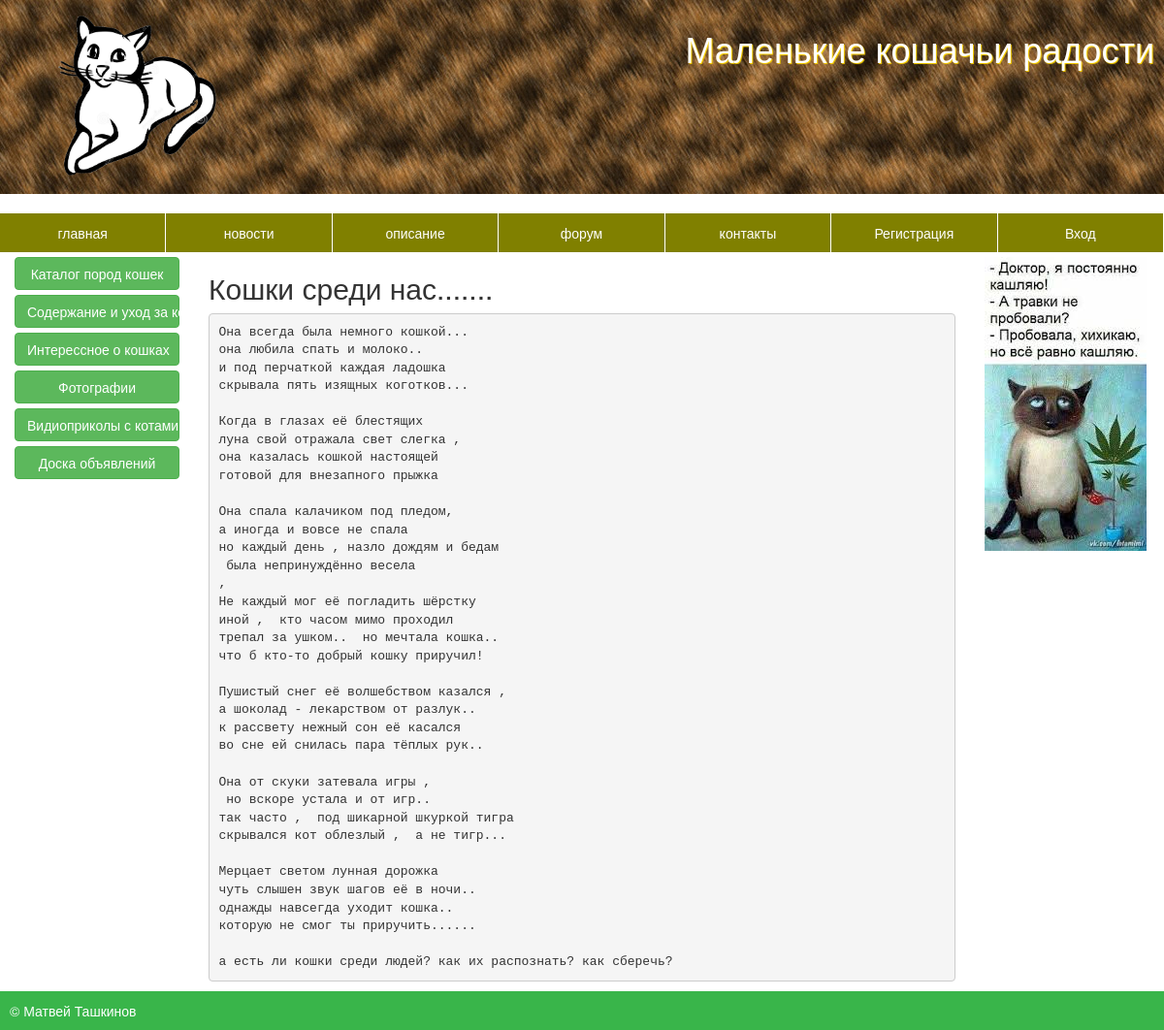
The page /index.php?url=about on the database its author committed.
### tables this page shows
CREATE TABLE IF NOT EXISTS `maintexts` (
  `id` int(11) NOT NULL AUTO_INCREMENT,
  `name` tinytext NOT NULL,
  `body` text NOT NULL,
  `url` tinytext NOT NULL,
  `showhide` enum('show','hide') NOT NULL DEFAULT 'show',
  `lang` enum('ru','en') NOT NULL DEFAULT 'ru',
  `putdate` date DEFAULT NULL,
  PRIMARY KEY (`id`)
);

### index.php (the view, shortened to what this page needs)
<?php
  require_once('templates/top.php');
  if($_GET['url']){
  $url=$_GET['url'];
  }
  else{
  $url='index';
  }
  $query="SELECT*FROM maintexts WHERE url='$url'";
  $adr=mysqli_query($db_con,$query);
  $result=mysqli_fetch_array($adr);
  ?>
				<h2><?=$result['name'];?></h2>
				<article>
				<div>
				<?=$result['body'];?>
				</div>
				</article>
<?php require_once('templates/bottom.php');?>

### media/css/style.css (style rules this page uses)
html { height:100%; }
body { overflow: hidden; margin: 0; padding: 0; height:auto !important; height:100%; min-height:100%; }
article { height:100%; }

### rows shown on the page
maintexts: name "Кошки среди нас.......", body "Она всегда была немного кошкой... она любила спать и молоко.. и под перчаткой каждая ладошка скрывала пять изящных коготков... Когда в глазах её блестящих луна свой отражала свет слегка , она казалась кошкой настоящей готовой для внезапного прыжка Она спала калачиком под пледом, а иногда и вовсе не спала но каждый день , назло дождям и бедам была непринуждённо весела , Не каждый мог её погладить шёрстку иной , кто часом мимо проходил трепал за ушком.. но мечтала кошка.. что б кто-то добрый кошку приручил! Пушистый снег её волшебством казался , а шоколад - лекарством от разлук.. к рассвету нежный сон её касался во сне ей снилась пара тёплых рук.. Она от скуки затевала игры , но вскоре устала…"
